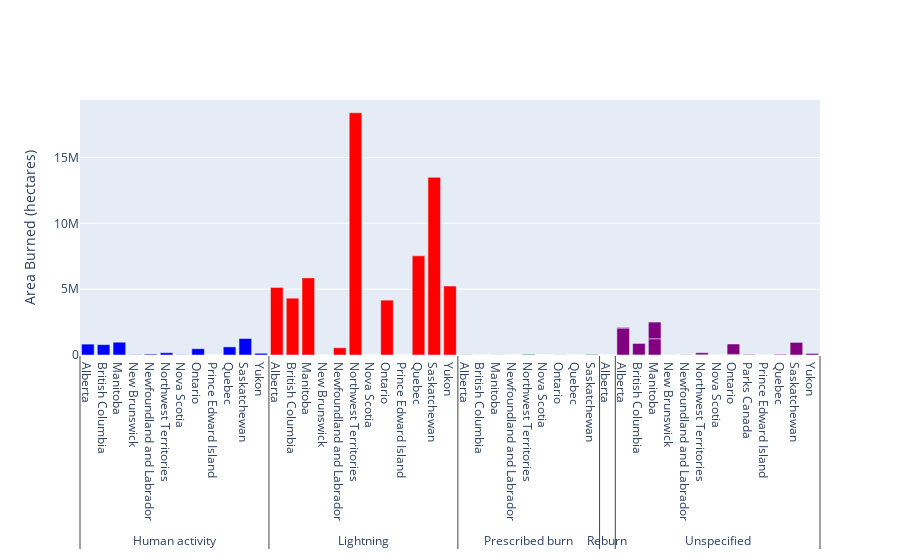

The notebook cell this image was saved under:
### Code cell
areabygroup['Sum']= areabygroup.iloc[:,4:35].sum(axis=1)
summationareabygrp = go.Figure()

unique_causes = areabygroup['Cause'].unique()
colors = ['blue', 'red', 'green', 'orange', 'purple']  

cause_color_map = {cause: color for cause, color in zip(unique_causes, colors)}

# Create a list of colors based on the cause of each bar
bar_colors = [cause_color_map[cause] for cause in areabygroup['Cause']]
summationareabygrp.add_bar(x=[areabygroup['Cause'],areabygroup['Jurisdiction']], y=areabygroup['Sum'],marker=dict(color=bar_colors))
summationareabygrp.update_layout(yaxis_title="Area Burned (hectares)")

### Figure 1 — Plotly figure (JSON) as saved in the notebook; plotly's stock layout.template omitted (floating-point values rounded to 4 significant figures)
{"data": [{"marker": {"color": ["blue", "red", "green", "orange", "purple", "purple", "blue", "red", "green", "purple", "purple", "blue", "red", "green", "purple", "purple", "blue", "red", "purple", "purple", "blue", "red", "green", "purple", "purple", "blue", "red", "green", "purple", "purple", "blue", "red", "green", "purple", "purple", "blue", "red", "green", "purple", "purple", "purple", "blue", "red", "purple", "purple", "blue", "red", "green", "purple", "purple", "blue", "red", "green", "purple", "purple", "blue", "red", "purple", "purple"]}, "type": "bar", "x": [["Human activity", "Lightning", "Prescribed burn", "Reburn", "Unspecified", "Unspecified", "Human activity", "Lightning", "Prescribed burn", "Unspecified", "Unspecified", "Human activity", "Lightning", "Prescribed burn", "Unspecified", "Unspecified", "Human activity", "Lightning", "Unspecified", "Unspecified", "Human activity", "Lightning", "Prescribed burn", "Unspecified", "Unspecified", "Human activity", "Lightning", "Prescribed burn", "Unspecified", "Unspecified", "Human activity", "Lightning", "Prescribed burn", "Unspecified", "Unspecified", "Human activity", "Lightning", "Prescribed burn", "Unspecified", "Unspecified", "Unspecified", "Human activity", "Lightning", "Unspecified", "Unspecified", "Human activity", "Lightning", "Prescribed burn", "Unspecified", "Unspecified", "Human activity", "Lightning", "Prescribed burn", "Unspecified", "Unspecified", "Human activity", "Lightning", "Unspecified", "Unspecified"], ["Alberta", "Alberta", "Alberta", "Alberta", "Alberta", "Alberta", "British Columbia", "British Columbia", "British Columbia", "British Columbia", "British Columbia", "Manitoba", "Manitoba", "Manitoba", "Manitoba", "Manitoba", "New Brunswick", "New Brunswick", "New Brunswick", "New Brunswick", "Newfoundland and Labrador", "Newfoundland and Labrador", "Newfoundland and Labrador", "Newfoundland and Labrador", "Newfoundland and Labrador", "Northwest Territories", "Northwest Territories", "Northwest Territories", "Northwest Territories", "Northwest Territories", "Nova Scotia", "Nova Scotia", "Nova Scotia", "Nova Scotia", "Nova Scotia", "Ontario", "Ontario", "Ontario", "Ontario", "Ontario", "Parks Canada", "Prince Edward Island", "Prince Edward Island", "Prince Edward Island", "Prince Edward Island", "Quebec", "Quebec", "Quebec", "Quebec", "Quebec", "Saskatchewan", "Saskatchewan", "Saskatchewan", "Saskatchewan", "Saskatchewan", "Yukon", "Yukon", "Yukon", "Yukon"]], "y": [826789, 5137901, 16309, 228, 2047467, 54088, 787918, 4316409, 2891, 6465, 869255, 971437, 5857735, 10391, 1234895, 1266777, 20160, 2310, 1820, 427, 67843, 550868, 264, 36722, 324, 173598, 18405471, 52455, 15286, 156630, 19219, 137, 81, 2350, 197, 477998, 4170140, 10137, 41438, 793326, 42538, 783, 0, 272, 0, 617001, 7534064, 1911, 1, 49748, 1251736, 13497439, 46477, 1485, 956084, 131372, 5237944, 925, 118126]}], "layout": {"yaxis": {"title": {"text": "Area Burned (hectares)"}}}}
